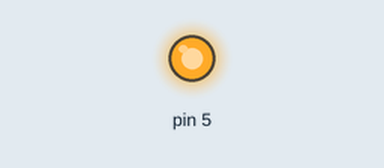
This sketch was run on a simulated Arduino Uno, built with avr-gcc and run on an emulated ATmega328P. Shown: output pins drawn as LEDs (lit = HIGH).

Above: at 1.5 s.
At 4.5 s:
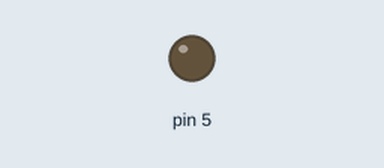
Timing chart, 0 to 7.8 s (numbered marks = the images above):
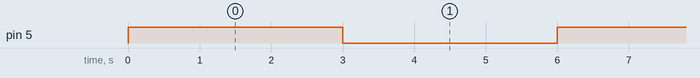

The sketch:

hello_arduino.ino
```cpp
int delayTime = 3000;

void setup() {
  pinMode(5, OUTPUT);
}

void loop() {
  digitalWrite(5, HIGH);
  delay(delayTime);
  digitalWrite(5, LOW);
  delay(delayTime);
}
```

Measured:
- by itself, pin 5: alternates HIGH for 3.0 s and LOW for 3.0 s
